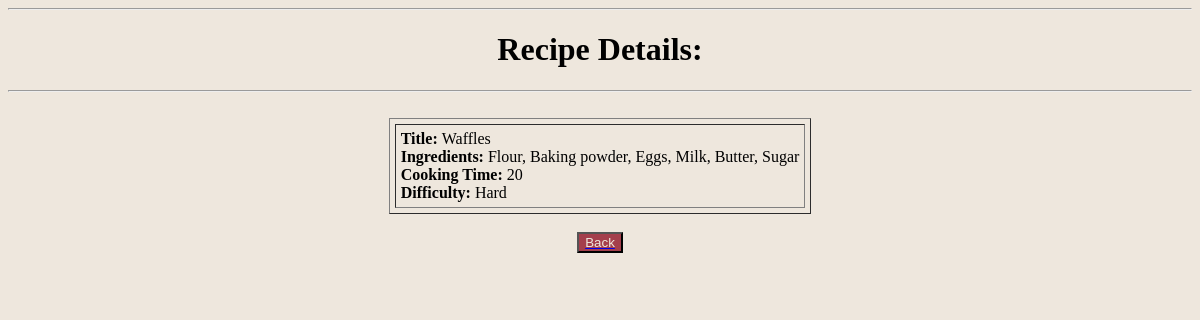
Screenshot of /list/6 (signed in) with the database file from the repository.
### recipes/models.py (models this page shows, shortened)
class Recipe(models.Model):
    name= models.CharField(max_length=50)
    ingredients= models.CharField(
        max_length=225,
        help_text="Enter the ingredients , separated by a comma."
    )
    cooking_time= models.IntegerField()
    difficulty= None
    pic= models.ImageField(upload_to='recipes', default='no_picture.jpg')
    @property
    def difficulty(self):
        ingredients = self.ingredients.split(", ")
        if self.cooking_time < 10 and len(ingredients) < 4:
            return "Easy"
        elif self.cooking_time < 10 and len(ingredients) >= 4:
            return "Medium"
        elif self.cooking_time >= 10 and len(ingredients) < 4:
            return "Intermediate"
        elif self.cooking_time >= 10 and len(ingredients) >= 4:
            return "Hard"
        return "Unknown"

### recipes/views.py (the view)
# urls.py: path('list/<pk>', RecipeDetailView.as_view(), name='detail'),
class RecipeDetailView(LoginRequiredMixin, DetailView):
    model = Recipe
    template_name = 'recipes/recipe-detail.html'

### recipes/templates/recipes/recipe-detail.html (shortened to what this page needs)
{% load static %}
<!DOCTYPE html>
<html>
    <head>
    </head>
    <body class="container">
        <hr>
        <h1 style="text-align: center;">Recipe Details: </h1>
        <hr>
        <br>
        <table border="1" cellpadding="5" cellspacing="5" style="margin: 0px auto;">
            <tr>
                <td>
                    <b>Title: </b> {{object.name}} <br>
                    <b>Ingredients: </b> {{object.ingredients}} <br>
                    <b>Cooking Time: </b> {{object.cooking_time}} <br>
                    <b>Difficulty: </b> {{object.difficulty}} <br>
                </td>
            </tr>
        </table>
        <br>
        <a href="{% url 'recipes:list' %}">
            <button type="button" class="center back-button">Back</button>
        </a>
    </body>
</html>

### recipes/templates/recipes/recipe-detail.html (style rules this page uses)
.center { display: block; margin-left: auto; margin-right: auto; }
.container { background-color: #eee7dd; }
.back-button { background-color: #a43f4c; color: #eee7dd; }

### rows the page displays
Recipe: name "Waffles", ingredients "Flour, Baking powder, Eggs, Milk, Butter, Sugar", cooking_time "20", difficulty "Hard"
